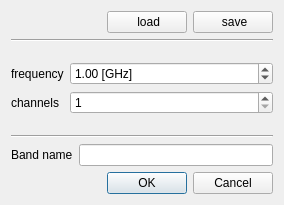
<?xml version="1.0" encoding="UTF-8"?>
<ui version="4.0">
 <class>addBandDialog</class>
 <widget class="QDialog" name="addBandDialog">
  <property name="geometry">
   <rect>
    <x>0</x>
    <y>0</y>
    <width>284</width>
    <height>205</height>
   </rect>
  </property>
  <property name="windowTitle">
   <string>Dialog</string>
  </property>
  <layout class="QVBoxLayout" name="verticalLayout">
   <item>
    <layout class="QHBoxLayout" name="horizontalLayout_4">
     <item>
      <spacer name="horizontalSpacer">
       <property name="orientation">
        <enum>Qt::Horizontal</enum>
       </property>
       <property name="sizeHint" stdset="0">
        <size>
         <width>40</width>
         <height>20</height>
        </size>
       </property>
      </spacer>
     </item>
     <item>
      <widget class="QPushButton" name="pushButton_Load">
       <property name="toolTip">
        <string>load setup</string>
       </property>
       <property name="statusTip">
        <string>load setup</string>
       </property>
       <property name="text">
        <string> load</string>
       </property>
       <property name="icon">
        <iconset resource="myresources.qrc">
         <normaloff>:/icons/icons/folder-open-5.png</normaloff>:/icons/icons/folder-open-5.png</iconset>
       </property>
      </widget>
     </item>
     <item>
      <widget class="QPushButton" name="pushButton_Save">
       <property name="toolTip">
        <string>save setup</string>
       </property>
       <property name="statusTip">
        <string>save setup</string>
       </property>
       <property name="text">
        <string> save</string>
       </property>
       <property name="icon">
        <iconset resource="myresources.qrc">
         <normaloff>:/icons/icons/document-export.png</normaloff>:/icons/icons/document-export.png</iconset>
       </property>
      </widget>
     </item>
    </layout>
   </item>
   <item>
    <widget class="Line" name="line">
     <property name="orientation">
      <enum>Qt::Horizontal</enum>
     </property>
    </widget>
   </item>
   <item>
    <spacer name="verticalSpacer_2">
     <property name="orientation">
      <enum>Qt::Vertical</enum>
     </property>
     <property name="sizeHint" stdset="0">
      <size>
       <width>20</width>
       <height>40</height>
      </size>
     </property>
    </spacer>
   </item>
   <item>
    <layout class="QFormLayout" name="formLayout">
     <item row="0" column="0">
      <widget class="QLabel" name="label">
       <property name="text">
        <string>frequency</string>
       </property>
      </widget>
     </item>
     <item row="1" column="0">
      <widget class="QLabel" name="label_2">
       <property name="text">
        <string>channels</string>
       </property>
      </widget>
     </item>
     <item row="0" column="1">
      <widget class="QDoubleSpinBox" name="doubleSpinBox_freq">
       <property name="toolTip">
        <string>observed frequenzy in GHz</string>
       </property>
       <property name="statusTip">
        <string>observed frequenzy in GHz</string>
       </property>
       <property name="suffix">
        <string> [GHz]</string>
       </property>
       <property name="minimum">
        <double>0.010000000000000</double>
       </property>
       <property name="maximum">
        <double>10000.000000000000000</double>
       </property>
       <property name="singleStep">
        <double>0.100000000000000</double>
       </property>
       <property name="value">
        <double>1.000000000000000</double>
       </property>
      </widget>
     </item>
     <item row="1" column="1">
      <widget class="QSpinBox" name="spinBox_channels">
       <property name="toolTip">
        <string>number of channels for this frequency</string>
       </property>
       <property name="statusTip">
        <string>number of channels for this frequency</string>
       </property>
       <property name="minimum">
        <number>1</number>
       </property>
      </widget>
     </item>
    </layout>
   </item>
   <item>
    <spacer name="verticalSpacer">
     <property name="orientation">
      <enum>Qt::Vertical</enum>
     </property>
     <property name="sizeHint" stdset="0">
      <size>
       <width>20</width>
       <height>40</height>
      </size>
     </property>
    </spacer>
   </item>
   <item>
    <widget class="Line" name="line_2">
     <property name="orientation">
      <enum>Qt::Horizontal</enum>
     </property>
    </widget>
   </item>
   <item>
    <layout class="QHBoxLayout" name="horizontalLayout">
     <item>
      <widget class="QLabel" name="label_3">
       <property name="text">
        <string>Band name</string>
       </property>
      </widget>
     </item>
     <item>
      <widget class="QLineEdit" name="lineEdit_bandName">
       <property name="toolTip">
        <string>name of this band</string>
       </property>
       <property name="statusTip">
        <string>name of this band</string>
       </property>
      </widget>
     </item>
    </layout>
   </item>
   <item>
    <widget class="QDialogButtonBox" name="buttonBox">
     <property name="orientation">
      <enum>Qt::Horizontal</enum>
     </property>
     <property name="standardButtons">
      <set>QDialogButtonBox::Cancel|QDialogButtonBox::Ok</set>
     </property>
    </widget>
   </item>
  </layout>
 </widget>
 <resources>
  <include location="myresources.qrc"/>
 </resources>
 <connections>
  <connection>
   <sender>buttonBox</sender>
   <signal>rejected()</signal>
   <receiver>addBandDialog</receiver>
   <slot>reject()</slot>
   <hints>
    <hint type="sourcelabel">
     <x>256</x>
     <y>183</y>
    </hint>
    <hint type="destinationlabel">
     <x>189</x>
     <y>122</y>
    </hint>
   </hints>
  </connection>
 </connections>
</ui>
